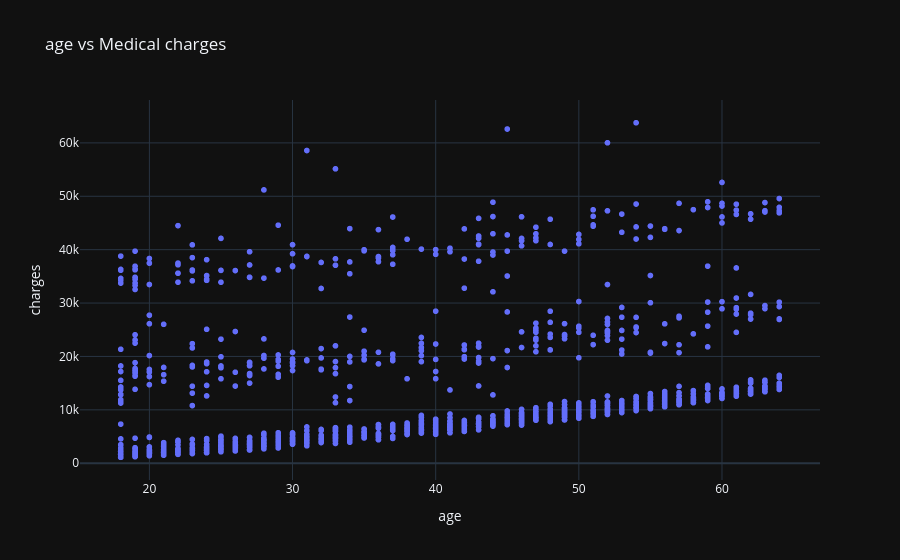

Write notebook code for a chart like this one.
### Code cell
#bivariate analysis (check the relationship between inputs and target column)
for col in num_cols:
    fig = px.scatter(
        df,
        x=col,
        y=df['charges'],
        #trendline="ols",  # adds regression line
        title=f"{col} vs {'Medical charges'}"
    )
    fig.show()

### Figure 1 — Plotly figure (JSON) as saved in the notebook; plotly's stock layout.template omitted (floating-point values rounded to 4 significant figures; data arrays with more than 128 entries replaced by an {"elided": "..."} marker saying what was removed)
{"data": [{"hovertemplate": "age=%{x}<br>charges=%{y}<extra></extra>", "legendgroup": "", "marker": {"color": "#636efa", "symbol": "circle"}, "mode": "markers", "name": "", "showlegend": false, "x": {"elided": "1338 int values"}, "xaxis": "x", "y": {"elided": "1338 float values"}, "yaxis": "y", "type": "scattergl"}], "layout": {"xaxis": {"anchor": "y", "domain": [0.0, 1.0], "title": {"text": "age"}}, "yaxis": {"anchor": "x", "domain": [0.0, 1.0], "title": {"text": "charges"}}, "legend": {"tracegroupgap": 0}, "title": {"text": "age vs Medical charges"}}}
